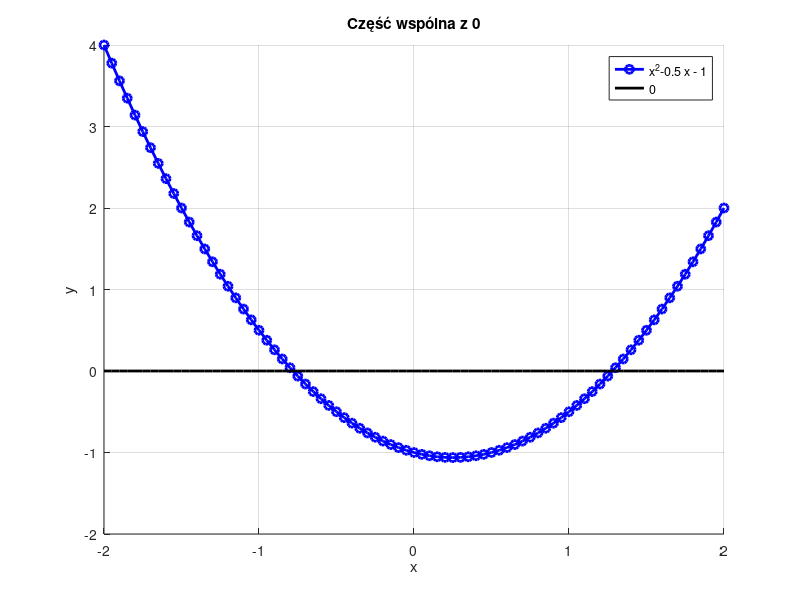
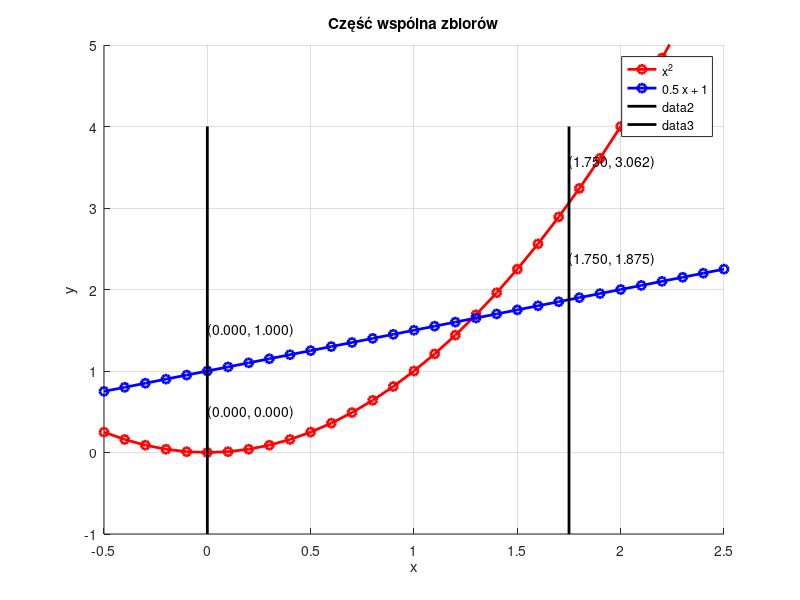
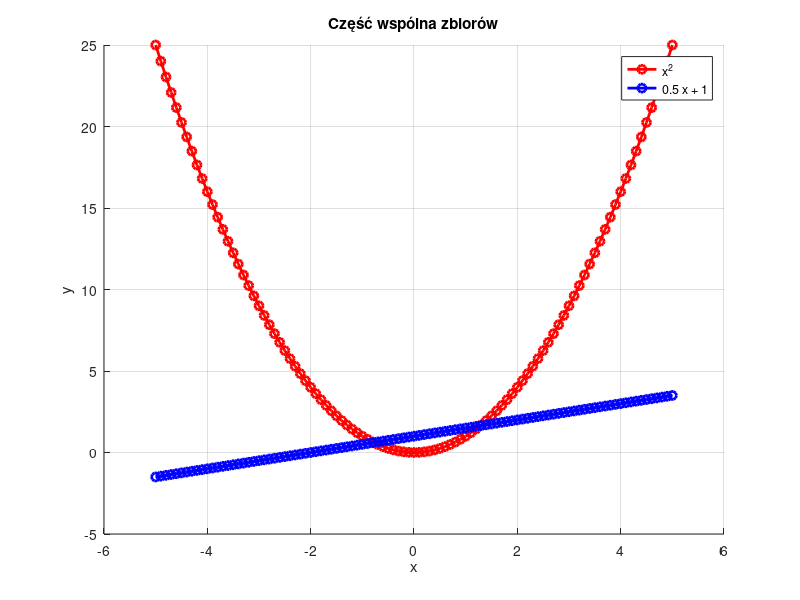
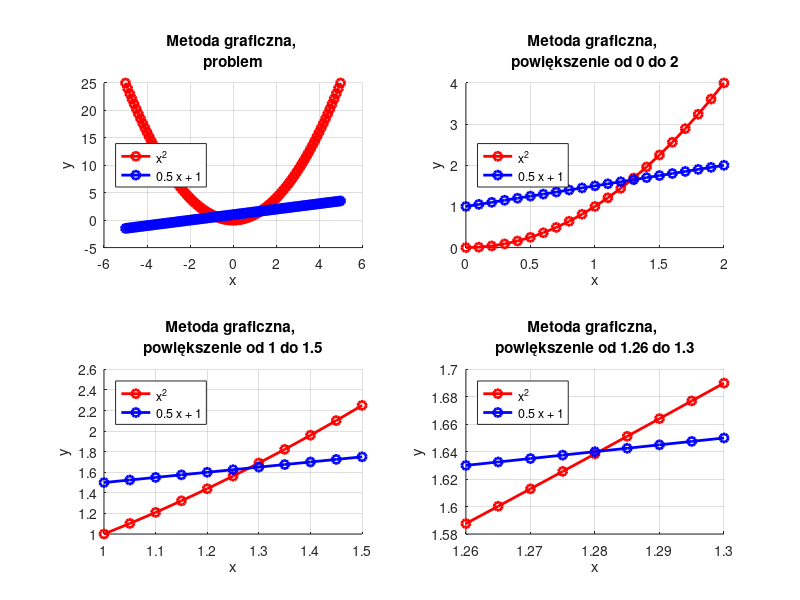

Source code (MATLAB) for these figures, in order:


%%%%%%%%%%%%%%%%%%%%%%%%%%%%%%%%%%%%%%%%%%%%%%%%%%%
% Przecięcie się wykresów jako część wspólna zbiorów
%%%%%%%%%%%%%%%%%%%%%%%%%%%%%%%%%%%%%%%%%%%%%%%%%%%
f = @(x) x.^2;       %%%% Definicja funkcji anonimowej
g = @(x) x.*0.5 + 1; %%%% Definicja funkcji anonimowej
figure;     %%%% nowe okno na wykresy
hold "on";  %%%% operacje na wykresie nie będą tworzyły nowych okien
x = -5:0.1:5; %%%% generowanie wektora z elementami od -5 do 5 z krokiem 0.1
% wyrysowanie funkcji f(x) dla x zadanych powyżej
% "-or;x^2;" to format wykresu: 
% - linia ma być ciągła, 
% o z punktami w kształcie okręgu,
% ;x^2; z opisem w legendzie x^2
% 'LineWidth', 2 : grubość lini ma być 2
plot(x,f(x), "-or;x^2;", 'LineWidth', 2);       %%% wyrysowanie wektorów x i f(x) 
plot(x, g(x), "-ob;0.5 x + 1;", 'LineWidth', 2);%%% wyrysowanie wektorów x i g(x) 
xlabel("x");  %%% nazwa osi x ma być x
ylabel("y");  %%% nazwa osi y ma być y
title("Część wspólna zbiorów"); %%% ustawienie tytułu wykresu
grid "on"; %%% wyświetlenie siatki
% zapisanie okna do pliku:
% -dsvg (formatem wyjściowym ma być svg)
% CommonPoints.svg (nazwą pliku ma być CommonPoints.svg)
%print -dsvg CommonPoints.svg; %%% zapisanie okna do pliku

%%%%%%%%%%%%%%%%%%%%%%%%%%%%%%%%%%%%%%%%%%%%%%%%%%%
% Przecięcie się wykresu z osią X
%%%%%%%%%%%%%%%%%%%%%%%%%%%%%%%%%%%%%%%%%%%%%%%%%%%
f = @(x) x.^2;       %%%% Definicja funkcji anonimowej
g = @(x) x.*0.5 + 1; %%%% Definicja funkcji anonimowej
zero = @(x) x.*0;
figure;     %%%% nowe okno na wykresy
hold "on";  %%%% operacje na wykresie nie będą tworzyły nowych okien
x = -2:0.05:2; %%%% generowanie wektora z elementami od -5 do 5 z krokiem 0.1
plot(x,f(x) - g(x), "-ob;x^2-0.5 x - 1;", 'LineWidth', 2);       %%% wyrysowanie wektorów x i f(x) - g(x)
plot(x,zero(x), "-k;0;", 'LineWidth', 2);       %%% wyrysowanie x-> 0
xlabel("x");  %%% nazwa osi x ma być x
ylabel("y");  %%% nazwa osi y ma być y
title("Część wspólna z 0"); %%% ustawienie tytułu wykresu
grid "on"; %%% wyświetlenie siatki
print -dsvg ZerosOfEquation.svg; %%% zapisanie okna do pliku



%%%%%%%%%%%%%%%%%%%%%%%%%%%%%%%%%%%%%%%%%%%%%%%%%%%
% Metoda powiększeń
%%%%%%%%%%%%%%%%%%%%%%%%%%%%%%%%%%%%%%%%%%%%%%%%%%%
f = @(x) x.^2;       %%%% Definicja funkcji anonimowej
g = @(x) x.*0.5 + 1; %%%% Definicja funkcji anonimowej
figure; %%% nowe okno na wykresy
subplot(2,2,1); %%% siatka wykresów 2x2 i wybranie 1
xlabel("x"); %%% nazwa osi x 
ylabel("y"); %%% nazwa osi y
title("Metoda graficzna, \nproblem"); % tytuł podwykresu
hold "on"; %%% nie twórz nowych okien
grid "on"; %%% wyświetl siatkę
x = -5:0.1:5; %%% generowanie wektora z elementami od -5 do 5 z krokiem 0.1
plot(x,f(x), "-or;x^2;", 'LineWidth', 2); %%% nanieś wykres x, f(x)
plot(x, g(x), "-ob;0.5 x + 1;", 'LineWidth', 2); %%% nanieś wykres x, g(x)
legend("location", "west"); %%% ustaw położenie legendy
subplot(2,2,2); %%% siatka wykresów 2x2 i wybranie 2
xlabel("x"); %%% nazwa osi x 
ylabel("y"); %%% nazwa osi y
title("Metoda graficzna, \npowiększenie od 0 do 2");
hold "on"; %%% nie twórz nowych okien
grid "on"; %%% wyświetl siatkę
x = -0:0.1:2; %%% generowanie wektora z elementami od -0 do 2 z krokiem 0.1
plot(x,f(x), "-or;x^2;", 'LineWidth', 2); %%% nanieś wykres x, f(x)
plot(x, g(x), "-ob;0.5 x + 1;", 'LineWidth', 2); %%% nanieś wykres x, g(x)
legend("location", "west"); %%% ustaw położenie legendy
subplot(2,2,3); %%% siatka wykresów 2x2 i wybranie 3
xlabel("x"); %%% nazwa osi x 
ylabel("y"); %%% nazwa osi y
title("Metoda graficzna, \npowiększenie od 1 do 1.5");
hold "on";  %%% nie twórz nowych okien
grid "on";  %%% wyświetl siatkę
x = 1:0.05:1.5; %%% generowanie wektora z elementami od 1 do 1.5 z krokiem 0.05
plot(x,f(x), "-or;x^2;", 'LineWidth', 2); %%% nanieś wykres x, f(x)
plot(x, g(x), "-ob;0.5 x + 1;", 'LineWidth', 2); %%% nanieś wykres x, g(x)
legend("location", "northwest"); %%% ustaw położenie legendy
subplot(2,2,4); %%% siatka wykresów 2x2 i wybranie 4
xlabel("x"); %%% nazwa osi x 
ylabel("y"); %%% nazwa osi y
title("Metoda graficzna, \npowiększenie od 1.26 do 1.3");
hold "on"; %%% nie twórz nowych okien
grid "on"; %%% wyświetl siatkę
x = 1.26:0.005:1.3; %%% generowanie wektora z elementami od 1.26 do 1.3 z krokiem 0.005
plot(x,f(x), "-or;x^2;", 'LineWidth', 2); %%% nanieś wykres x, f(x)
plot(x, g(x), "-ob;0.5 x + 1;", 'LineWidth', 2); %%% nanieś wykres x, g(x)
legend("location", "northwest"); %%% ustaw położenie legendy
%print -dsvg GraphicalMethod.svg %%% zapisz okno do pliku graficznego




%%%%%%%%%%%%%%%%%%%%%%%%%%%%%%%%%%%%%%%%%%%%%%%%%%%
% Wykres, który można opisać algebraicznie, natomiast którego odwrotności nie
%%%%%%%%%%%%%%%%%%%%%%%%%%%%%%%%%%%%%%%%%%%%%%%%%%%
uninvertable = @(x) x.^5+x.^4+x.^3+x.^2+x.^1+1;
x = -1.5:0.05:1;
figure; %%% nowe okno na wykresy
%%% nanieś wykres x, uninvertable(x)
plot(x,uninvertable(x), "-or;x^5+x^4+x^3+x^2+x^1+1;", 'LineWidth', 2);
xlabel("x"); %%% nazwa osi x 
ylabel("y"); %%% nazwa osi y
title("Funkcja bez odwrotności operatora w postaci algebraicznej");
grid "on"; %%% wyświetl siatkę
%print -dsvg NoAlgebraicInverse.svg %%% zapisz okno do pliku graficznego


%%%%%%%%%%%%%%%%%%%%%%%%%%%%%%%%%%%%%%%%%%%%%%%%%%%
% Przedział w którym wykresy muszą się przeciąć
%%%%%%%%%%%%%%%%%%%%%%%%%%%%%%%%%%%%%%%%%%%%%%%%%%%
f = @(x) x.^2;       %%%% Definicja funkcji anonimowej
g = @(x) x.*0.5 + 1; %%%% Definicja funkcji anonimowej
figure;     %%%% nowe okno na wykresy
hold "on";  %%%% operacje na wykresie nie będą tworzyły nowych okien
x = -0.5:0.1:2.5; %%%% generowanie wektora z elementami od -5 do 5 z krokiem 0.1
plot(x,f(x), "-or;x^2;", 'LineWidth', 2);       %%% wyrysowanie wektorów x i f(x) 
plot(x, g(x), "-ob;0.5 x + 1;", 'LineWidth', 2);%%% wyrysowanie wektorów x i g(x) 
xlabel("x");  %%% nazwa osi x ma być x
ylabel("y");  %%% nazwa osi y ma być y
title("Część wspólna zbiorów"); %%% ustawienie tytułu wykresu
grid "on"; %%% wyświetlenie siatki
ylim([-1, 5]);
line([0 0],[-1 4], "linestyle", "-", "color", "k", "linewidth", 2);
text(0, f(0) + 0.5, sprintf("(%5.3f, %5.3f)", 0, f(0)));
text(0, g(0) + 0.5, sprintf("(%5.3f, %5.3f)", 0, g(0)));
line([1.75 1.75],[-1 4], "linestyle", "-", "color", "k", "linewidth", 2);
text(1.75, f(1.75) + 0.5, sprintf("(%5.3f, %5.3f)", 1.75, f(1.75)));
text(1.75, g(1.75) + 0.5, sprintf("(%5.3f, %5.3f)", 1.75, g(1.75)));
print -dsvg ZeroBetween.svg; %%% zapisanie okna do pliku
